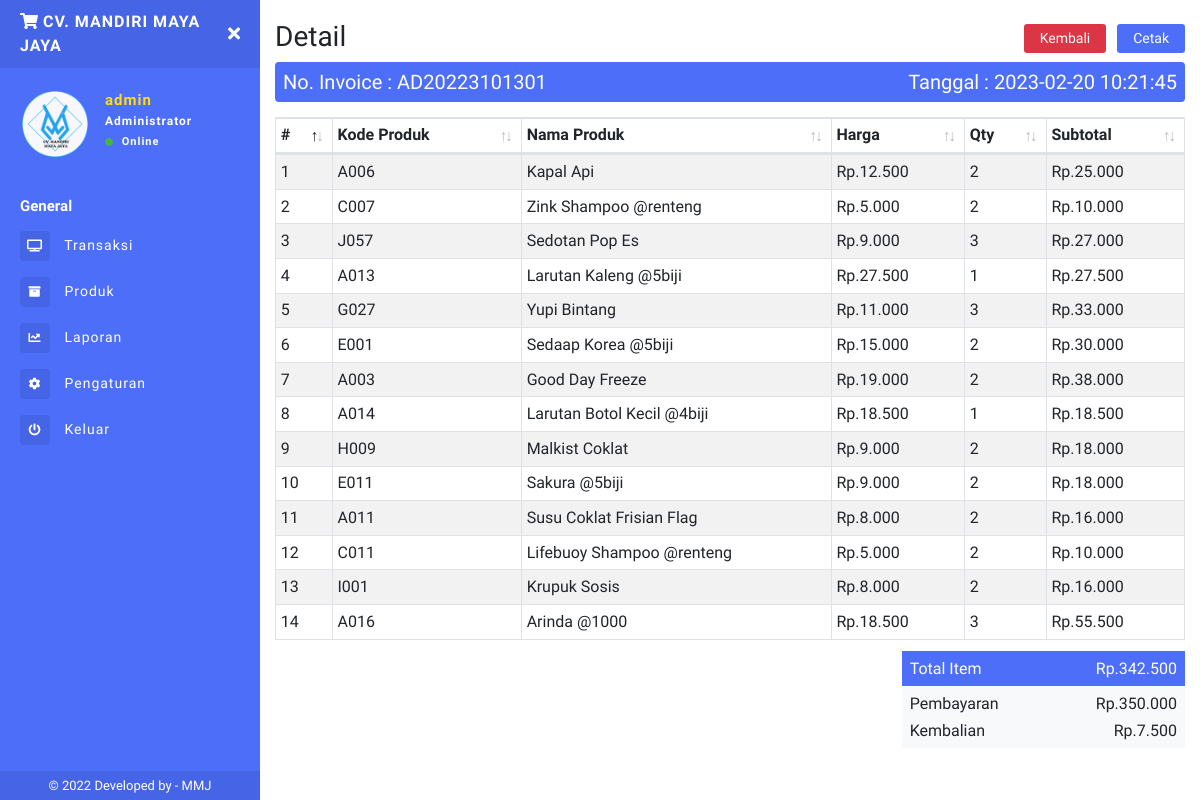
Screenshot of /invoice.php?detail=AD20223101301 (signed in) with the database file from the repository.
### tables this page shows
CREATE TABLE `inv` (
  `invid` int(11) NOT NULL AUTO_INCREMENT,
  `invoice` varchar(100) NOT NULL,
  `tgl_inv` timestamp NOT NULL DEFAULT current_timestamp() ON UPDATE current_timestamp(),
  `pembayaran` int(11) NOT NULL,
  `kembalian` int(11) NOT NULL,
  `status` varchar(10) NOT NULL,
  PRIMARY KEY (`invid`)
);

CREATE TABLE `laporan` (
  `idlaporan` int(11) NOT NULL AUTO_INCREMENT,
  `invoice` varchar(100) NOT NULL,
  `kode_produk` varchar(100) NOT NULL,
  `nama_produk` varchar(100) NOT NULL,
  `harga` int(11) NOT NULL,
  `harga_modal` int(11) NOT NULL,
  `qty` int(11) NOT NULL,
  `subtotal` int(11) NOT NULL,
  PRIMARY KEY (`idlaporan`)
);

### invoice.php (the view, shortened to what this page needs)
<?php include 'sidebar.php'; ?>
<?php
$noinv = $_GET['detail'];
$DataInv = mysqli_fetch_array(mysqli_query($conn,"SELECT * FROM inv WHERE invoice='$noinv'"));
$Dbayar = $DataInv['pembayaran'];
$Dkembali = $DataInv['kembalian'];
$Datee = $DataInv['tgl_inv'];
?>
<h1 class="h3 mb-2">
Detail
<span class="float-right">
<a href="index.php" class="btn btn-danger btn-sm px-3 mr-1">Kembali</a>
<button type="button" class="btn btn-primary btn-sm px-3"  onclick="document.title='Invoice#<?php echo $noinv ?>';window.print()">
Cetak</button>
</span>
</h1>
<div class="bg-purple p-2 text-white" style="border-radius:0.25rem;">
<div class="row">
    <div class="col-lg-6"><h5 class="mb-0">No. Invoice : <?php echo $noinv ?></h5></div>
    <div class="col-lg-6"><h5 class="mb-0 date-inv">Tanggal : <?php echo $Datee ?></h5></div>
</div>
</div>
<table class="table table-striped table-sm table-bordered dt-responsive nowrap print-none" id="cart" width="100%">
<thead>
  <tr>
    <th>#</th>
    <th>Kode Produk</th>
    <th>Nama Produk</th>
    <th>Harga</th>
    <th>Qty</th>
    <th>Subtotal</th>
  </tr>
</thead>
<tbody>
<?php
$no = 1;
$data_laporan = mysqli_query($conn,"SELECT * FROM laporan WHERE invoice='$noinv'");
while($d = mysqli_fetch_array($data_laporan)){
    ?>
  <tr>
    <td><?php echo $no++; ?></td>
    <td><?php echo $d['kode_produk']; ?></td>
    <td><?php echo $d['nama_produk']; ?></td>
    <td>Rp.<?php echo ribuan($d['harga']); ?></td>
    <td><?php echo $d['qty']; ?></td>
    <td>Rp.<?php echo ribuan($d['subtotal']); ?></td>
  </tr>
  <?php } ?>
</tbody>
</table>
<?php
$i4 = mysqli_fetch_assoc(mysqli_query($conn,"SELECT SUM(subtotal) as isub FROM laporan WHERE invoice='$noinv'"));
?>
<div class="row justify-content-end mt-1">
    <div class="col-sm-6 col-md-5 col-lg-4">
        <div class="bg-purple text-white p-2">
            <h6 class="mb-0">Total Item
                <span class="float-right">Rp.<?php echo ribuan($i4['isub']); ?></span>
            </h6>
        </div>
        <div class="bg-light p-2">
            <h6 class="mb-2">Pembayaran
            <span class="float-right">Rp.<?php echo ribuan($Dbayar); ?></span>
            </h6>
            <h6 class="mb-0">Kembalian
            <span class="float-right">Rp.<?php echo ribuan($Dkembali); ?></span>
            </h6>
        </div>
    </div>
</div>
<?php include 'footer.php'; ?>

### sidebar.php (shortened to what this page needs)
<?php
include "config.php";
  function ribuan ($nilai){
    return number_format ($nilai, 0, ',', '.');
}
$uid = $_SESSION['userid'];
$DataLogin = mysqli_fetch_array(mysqli_query($conn,"SELECT * FROM login WHERE userid='$uid'"));
$username = $DataLogin['username'];
$toko = $DataLogin['toko'];
$logo = $DataLogin['logo'];
?>
<!DOCTYPE html>
<html>
<head>
    <link rel="stylesheet" href="https://maxcdn.bootstrapcdn.com/bootstrap/4.0.0/css/bootstrap.min.css">
    <link href="assets/css/style.css" rel="stylesheet">
    <link href="https://use.fontawesome.com/releases/v5.0.6/css/all.css" rel="stylesheet">
    <link href="assets/vendor/datatables/dataTables.bootstrap4.min.css" rel="stylesheet">
  <link href="assets/vendor/datatables/responsive.bootstrap4.min.css" rel="stylesheet">
</head>
<body>
<div class="page-wrapper chiller-theme toggled">
  <nav id="sidebar" class="sidebar-wrapper">
    <div class="sidebar-content">
      <div class="sidebar-brand">
        <a href="./"><i class="fas fa-shopping-cart mr-1"></i><?php echo $toko ?></a>
        <div id="close-sidebar">
          <i class="fas fa-times"></i>
        </div>
      </div>
      <div class="sidebar-header">
        <div class="user-pic" style="height:70px;width:70px;">
          <img class="img-responsive img-rounded" src="assets/images/<?php echo $logo ?>"
            alt="User picture">
        </div>
        <div class="user-info">
          <span class="user-name"><?php echo $username ?>
          </span>
          <span class="user-role">Administrator</span>
          <span class="user-status">
            <i class="fa fa-circle"></i>
            <span>Online</span>
          </span>
        </div>
      </div>
      <div class="sidebar-menu">
        <ul>
          <li class="header-menu">
            <span>General</span>
          </li>
          <li>
            <a href="index.php">
              <i class="fas fa-tv"></i>
              <span>Transaksi</span>
            </a>
          </li>
          <li>
            <a href="produk.php">
            <i class="fas fa-archive"></i>
              <span>Produk</span>
            </a>
          </li>
          <li>
            <a href="laporan.php">
              <i class="fa fa-chart-line"></i>
              <span>Laporan</span>
            </a>
          </li>
          <li>
            <a href="pengaturan.php">
              <i class="fa fa-cog"></i>
              <span>Pengaturan</span>
            </a>
          </li>
          <li>
            <a href="#Exit" data-toggle="modal">
              <i class="fa fa-power-off"></i>
              <span>Keluar</span>
            </a>
          </li>
        </ul>
      </div>
    </div>
    <div class="sidebar-footer">
    © 2022 Developed by - <a target="_blank" rel="noopener noreferrer" href="https://mmj.my.id">
     MMJ</a>
    </div>
  </nav>
  <main class="page-content">
    <div class="container-fluid">

### footer.php (shortened to what this page needs)
</div>
  </main>
</div>
</body>
</html>

### rows the page displays
inv: tgl_inv "2023-02-20 10:21:45", pembayaran "350.000", kembalian "7.500"
laporan: kode_produk "A006", nama_produk "Kapal Api", harga "12.500", qty "2", subtotal "25.000"
laporan: kode_produk "C007", nama_produk "Zink Shampoo @renteng", harga "5.000", qty "2", subtotal "10.000"
laporan: kode_produk "J057", nama_produk "Sedotan Pop Es", harga "9.000", qty "3", subtotal "27.000"
laporan: kode_produk "A013", nama_produk "Larutan Kaleng @5biji", harga "27.500", qty "1", subtotal "27.500"
laporan: kode_produk "G027", nama_produk "Yupi Bintang", harga "11.000", qty "3", subtotal "33.000"
laporan: kode_produk "E001", nama_produk "Sedaap Korea @5biji", harga "15.000", qty "2", subtotal "30.000"
laporan: kode_produk "A003", nama_produk "Good Day Freeze", harga "19.000", qty "2", subtotal "38.000"
laporan: kode_produk "A014", nama_produk "Larutan Botol Kecil @4biji", harga "18.500", qty "1", subtotal "18.500"
laporan: kode_produk "H009", nama_produk "Malkist Coklat", harga "9.000", qty "2", subtotal "18.000"
laporan: kode_produk "E011", nama_produk "Sakura @5biji", harga "9.000", qty "2", subtotal "18.000"
laporan: kode_produk "A011", nama_produk "Susu Coklat Frisian Flag", harga "8.000", qty "2", subtotal "16.000"
laporan: kode_produk "C011", nama_produk "Lifebuoy Shampoo @renteng", harga "5.000", qty "2", subtotal "10.000"
laporan: kode_produk "I001", nama_produk "Krupuk Sosis", harga "8.000", qty "2", subtotal "16.000"
laporan: kode_produk "A016", nama_produk "Arinda @1000", harga "18.500", qty "3", subtotal "55.500"

### other values shown
$toko "CV. MANDIRI MAYA JAYA"
$username "admin"
$noinv "AD20223101301"
ribuan($i4['isub']) "342.500"
